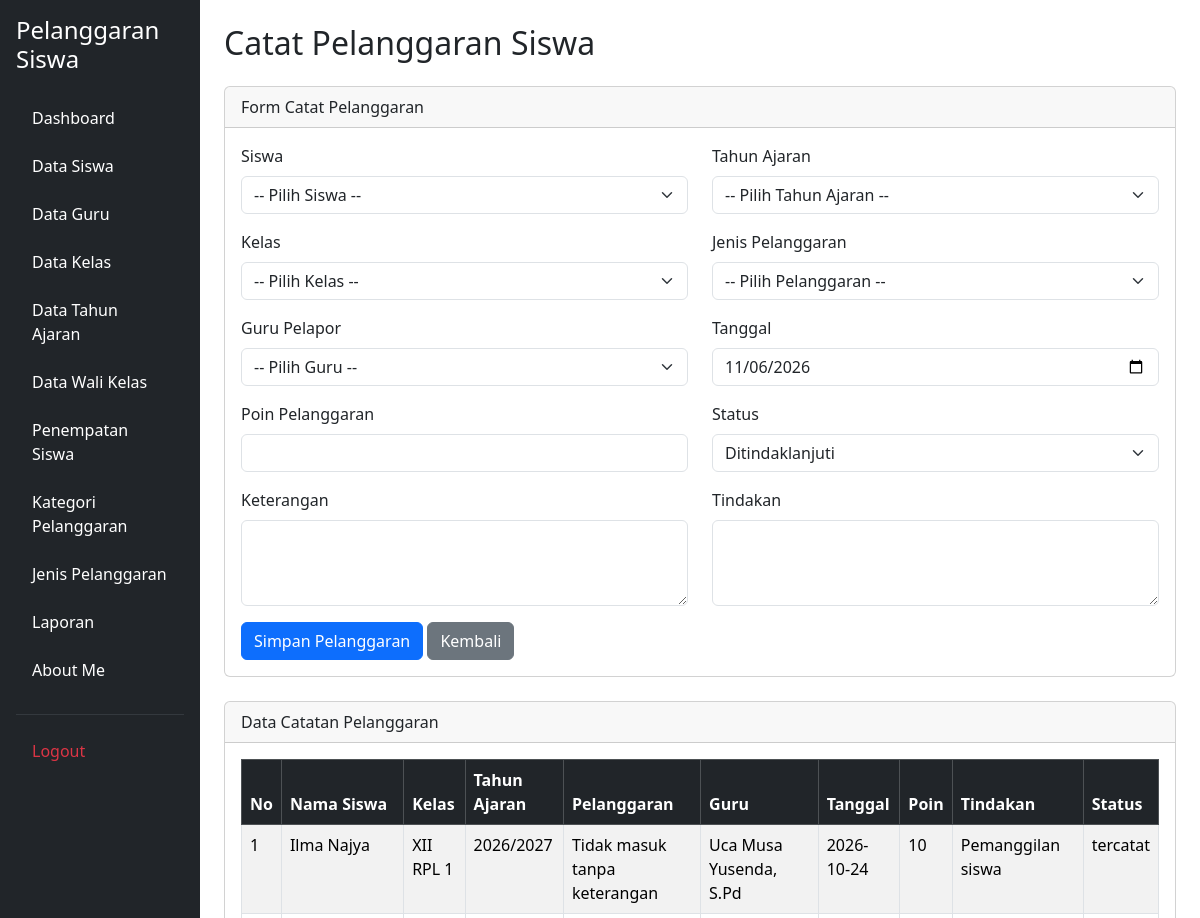
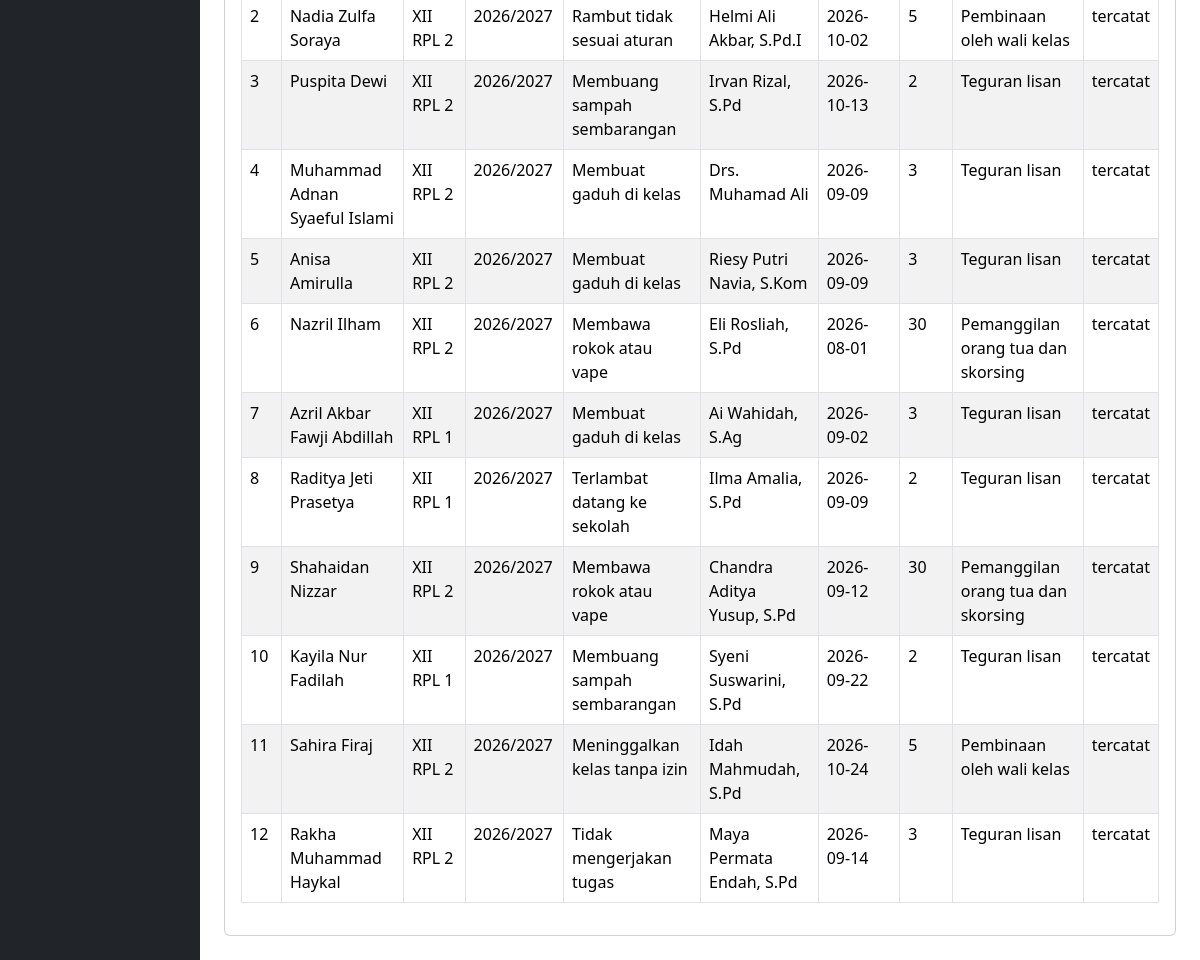
The app's page /catat_pelanggaran.php (signed in) with its own data (2 pictures, top to bottom).
### tables this page shows
CREATE TABLE `t_pelanggaran_siswa` (
  `id` int(11) NOT NULL,
  `tahun_ajaran_id` int(11) DEFAULT NULL,
  `siswa_id` int(11) DEFAULT NULL,
  `nama_siswa` varchar(150) NOT NULL,
  `kelas_id` int(11) DEFAULT NULL,
  `nama_kelas` varchar(100) NOT NULL,
  `pelanggaran_id` int(11) DEFAULT NULL,
  `nama_pelanggaran` varchar(150) NOT NULL,
  `pelanggaran_kategori_id` int(11) DEFAULT NULL,
  `guru_id` int(11) DEFAULT NULL,
  `nama_guru` varchar(150) NOT NULL,
  `tanggal` date DEFAULT NULL,
  `keterangan` text NOT NULL,
  `poin` int(11) NOT NULL,
  `tindakan` text NOT NULL,
  `status` varchar(30) NOT NULL,
  `created_at` timestamp NOT NULL DEFAULT current_timestamp(),
  `updated_at` timestamp NOT NULL DEFAULT current_timestamp()
);

CREATE TABLE `t_tahun_ajaran` (
  `id` int(11) NOT NULL,
  `nama` varchar(20) DEFAULT NULL,
  `tanggal_mulai` date NOT NULL,
  `tanggal_selesai` date NOT NULL,
  `status_aktif` tinyint(1) NOT NULL,
  `created_at` timestamp NOT NULL DEFAULT current_timestamp(),
  `updated_at` timestamp NOT NULL DEFAULT current_timestamp()
);

### catat_pelanggaran.php (the view, shortened to what this page needs)
<?php
include 'config/koneksi.php';
$sql = "SELECT
            ps.*,
            ta.nama AS tahun_ajaran,
            s.nis,
            k.tingkat,
            k.jurusan
        FROM t_pelanggaran_siswa ps
        LEFT JOIN t_tahun_ajaran ta
            ON ps.tahun_ajaran_id = ta.id
        LEFT JOIN t_siswa s
            ON ps.siswa_id = s.id
        LEFT JOIN t_kelas k
            ON ps.kelas_id = k.id
        ORDER BY ps.id DESC";
$hasil = mysqli_query($koneksi, $sql);
?>
<!DOCTYPE html>
<html lang="id">
<head>
    <link href="https://cdn.jsdelivr.net/npm/bootstrap@5.3.8/dist/css/bootstrap.min.css"
          rel="stylesheet">
</head>
<body>
<div class="container-fluid">
    <div class="row">
        <?php include 'layout/sidebar.php'; ?>
        <main class="col-md-9 col-lg-10 p-4">
            <h2 class="mb-4">Catat Pelanggaran Siswa</h2>
            <div class="card mb-4">
                <div class="card-header">
                    Form Catat Pelanggaran
                </div>
                <div class="card-body">
                    <form action="proses_simpan_pelanggaran.php"
                          method="POST">
                        <div class="row">
                            <div class="col-md-6 mb-3">
                                <label class="form-label">Siswa</label>
                                <select name="siswa_id"
                                        class="form-select" required>
                                    <option value="">-- Pilih Siswa --</option>
                                </select>
                            </div>
                            <div class="col-md-6 mb-3">
                                <label class="form-label">Tahun Ajaran</label>
                                <select name="tahun_ajaran_id"
                                        class="form-select" required>
                                    <option value="">-- Pilih Tahun Ajaran --</option>
                                </select>
                            </div>
                            <div class="col-md-6 mb-3">
                                <label class="form-label">Kelas</label>
                                <select name="kelas_id"
                                        class="form-select" required>
                                    <option value="">-- Pilih Kelas --</option>
                                </select>
                            </div>
                            <div class="col-md-6 mb-3">
                                <label class="form-label">Jenis Pelanggaran</label>
                                <select name="pelanggaran_id"
                                        id="pelanggaran"
                                        class="form-select" required>
                                    <option value="">-- Pilih Pelanggaran --</option>
                                </select>
                            </div>
                            <div class="col-md-6 mb-3">
                                <label class="form-label">Guru Pelapor</label>
                                <select name="guru_id"
                                        class="form-select" required>
                                    <option value="">-- Pilih Guru --</option>
                                </select>
                            </div>
                            <div class="col-md-6 mb-3">
                                <label class="form-label">Tanggal</label>
                                <input type="date" name="tanggal"
                                       class="form-control"
                                       value="<?php echo date('Y-m-d'); ?>"
                                       required>
                            </div>
                            <div class="col-md-6 mb-3">
                                <label class="form-label">Poin Pelanggaran</label>
                                <input type="number" name="poin"
                                       id="poin" class="form-control"
                                       min="0" required>
                            </div>
                            <div class="col-md-6 mb-3">
                                <label class="form-label">Status</label>
                                <select name="status"
                                        class="form-select" required>
                                    <option value="Ditindaklanjuti">
                                        Ditindaklanjuti
                                    </option>
                                </select>
                            </div>
                            <div class="col-md-6 mb-3">
                                <label class="form-label">Keterangan</label>
                                <textarea name="keterangan"
                                          class="form-control"
                                          rows="3"></textarea>
                            </div>
                            <div class="col-md-6 mb-3">
                                <label class="form-label">Tindakan</label>
                                <textarea name="tindakan"
                                          class="form-control"
                                          rows="3"></textarea>
                            </div>
                        </div>
                        <button type="submit" class="btn btn-primary">
                            Simpan Pelanggaran
                        </button>
                        <a href="dashboard.php"
                           class="btn btn-secondary">Kembali</a>
                    </form>
                </div>
            </div>
            <div class="card">
                <div class="card-header">
                    Data Catatan Pelanggaran
                </div>
                <div class="card-body">
                    <div class="table-responsive">
                        <table class="table table-bordered table-striped">
                            <thead class="table-dark">
                                <tr>
                                    <th>No</th>
                                    <th>Nama Siswa</th>
                                    <th>Kelas</th>
                                    <th>Tahun Ajaran</th>
                                    <th>Pelanggaran</th>
                                    <th>Guru</th>
                                    <th>Tanggal</th>
                                    <th>Poin</th>
                                    <th>Tindakan</th>
                                    <th>Status</th>
                                </tr>
                            </thead>
                            <tbody>
                            <?php $no = 1; ?>
                            <?php while ($row = mysqli_fetch_assoc($hasil)) { ?>
                                <tr>
                                    <td><?php echo $no++; ?></td>
                                    <td><?php echo htmlspecialchars($row['nama_siswa']); ?></td>
                                    <td><?php echo htmlspecialchars($row['nama_kelas']); ?></td>
                                    <td><?php echo htmlspecialchars($row['tahun_ajaran']); ?></td>
                                    <td><?php echo htmlspecialchars($row['nama_pelanggaran']); ?></td>
                                    <td><?php echo htmlspecialchars($row['nama_guru']); ?></td>
                                    <td><?php echo htmlspecialchars($row['tanggal']); ?></td>
                                    <td><?php echo (int) $row['poin']; ?></td>
                                    <td><?php echo htmlspecialchars($row['tindakan']); ?></td>
                                    <td><?php echo htmlspecialchars($row['status']); ?></td>
                                </tr>
                            <?php } ?>
                            </tbody>
                        </table>
                    </div>
                </div>
            </div>
        </main>
    </div>
</div>
</body>
</html>

### layout/sidebar.php (shortened to what this page needs)
    <?php
$current_page = basename($_SERVER['PHP_SELF']);
if ($_SESSION['role'] === "admin") {
?>
    <div class="col-md-3 col-lg-2 bg-dark min-vh-100 p-3">
        <h4 class="text-white mb-4">
            Pelanggaran Siswa
        </h4>
        <ul class="nav nav-pills flex-column">
            <li class="nav-item mb-2">
                <a href="dashboard.php"
                   class="nav-link <?= ($current_page == 'dashboard.php') ? 'active' : 'text-white' ?>">
                    Dashboard
                </a>
            </li>
            <li class="nav-item mb-2">
                <a href="kelola_siswa.php"
                   class="nav-link <?= ($current_page == 'kelola_siswa.php') ? 'active' : 'text-white' ?>">
                    Data Siswa
                </a>
            </li>
            <li class="nav-item mb-2">
                <a href="kelola_guru.php"
                   class="nav-link <?= ($current_page == 'kelola_guru.php') ? 'active' : 'text-white' ?>">
                    Data Guru
                </a>
            </li>
            <li class="nav-item mb-2">
                <a href="kelola_kelas.php"
                   class="nav-link <?= ($current_page == 'kelola_kelas.php') ? 'active' : 'text-white' ?>">
                    Data Kelas
                </a>
            </li>
            <li class="nav-item mb-2">
                <a href="kelola_tahun_ajaran.php"
                   class="nav-link <?= ($current_page == 'kelola_tahun_ajaran.php') ? 'active' : 'text-white' ?>">
                    Data Tahun Ajaran
                </a>
            </li>
            <li class="nav-item mb-2">
                <a href="kelola_wali_kelas.php"
                   class="nav-link <?= ($current_page == 'kelola_wali_kelas.php') ? 'active' : 'text-white' ?>">
                    Data Wali Kelas
                </a>
            </li>
            <li class="nav-item mb-2">
                <a href="penempatan_siswa.php"
                   class="nav-link <?= ($current_page == 'penempatan_siswa.php') ? 'active' : 'text-white' ?>">
                    Penempatan Siswa
                </a>
            </li>
            <li class="nav-item mb-2">
                <a href="kelola_pelanggaran_kategori.php"
                   class="nav-link <?= ($current_page == 'kelola_pelanggaran_kategori.php') ? 'active' : 'text-white' ?>">
                    Kategori Pelanggaran
                </a>
            </li>
            <li class="nav-item mb-2">
                <a href="kelola_jenis_pelanggaran.php"
                   class="nav-link <?= ($current_page == 'kelola_jenis_pelanggaran.php') ? 'active' : 'text-white' ?>">
                    Jenis Pelanggaran
                </a>
            </li>
             <li class="nav-item mb-2">
                <a href="laporan.php"
                   class="nav-link <?= ($current_page == 'laporan.php') ? 'active' : 'text-white' ?>">
                    Laporan
                </a>
            </li>
            <li class="nav-item mb-2">
                <a href="about_me.php"
                   class="nav-link <?= ($current_page == 'about_me.php') ? 'active' : 'text-white' ?>">
                    About Me
                </a>
            </li>
            <hr class="text-secondary">
            <li class="nav-item">
                <a href="logout.php" class="nav-link text-danger">
                    Logout
                </a>
            </li>
        </ul>
    </div>
<?php
}
?>

### records on screen
t_pelanggaran_siswa: nama_siswa "Ilma Najya", nama_kelas "XII RPL 1", tahun_ajaran.nama "2026/2027", nama_pelanggaran "Tidak masuk tanpa keterangan", nama_guru "Uca Musa Yusenda, S.Pd", tanggal "2026-10-24", poin "10", tindakan "Pemanggilan siswa", status "tercatat"
t_pelanggaran_siswa: nama_siswa "Nadia Zulfa Soraya", nama_kelas "XII RPL 2", tahun_ajaran.nama "2026/2027", nama_pelanggaran "Rambut tidak sesuai aturan", nama_guru "Helmi Ali Akbar, S.Pd.I", tanggal "2026-10-02", poin "5", tindakan "Pembinaan oleh wali kelas", status "tercatat"
t_pelanggaran_siswa: nama_siswa "Puspita Dewi", nama_kelas "XII RPL 2", tahun_ajaran.nama "2026/2027", nama_pelanggaran "Membuang sampah sembarangan", nama_guru "Irvan Rizal, S.Pd", tanggal "2026-10-13", poin "2", tindakan "Teguran lisan", status "tercatat"
t_pelanggaran_siswa: nama_siswa "Muhammad Adnan Syaeful Islami", nama_kelas "XII RPL 2", tahun_ajaran.nama "2026/2027", nama_pelanggaran "Membuat gaduh di kelas", nama_guru "Drs. Muhamad Ali", tanggal "2026-09-09", poin "3", tindakan "Teguran lisan", status "tercatat"
t_pelanggaran_siswa: nama_siswa "Anisa Amirulla", nama_kelas "XII RPL 2", tahun_ajaran.nama "2026/2027", nama_pelanggaran "Membuat gaduh di kelas", nama_guru "Riesy Putri Navia, S.Kom", tanggal "2026-09-09", poin "3", tindakan "Teguran lisan", status "tercatat"
t_pelanggaran_siswa: nama_siswa "Nazril Ilham", nama_kelas "XII RPL 2", tahun_ajaran.nama "2026/2027", nama_pelanggaran "Membawa rokok atau vape", nama_guru "Eli Rosliah, S.Pd", tanggal "2026-08-01", poin "30", tindakan "Pemanggilan orang tua dan skorsing", status "tercatat"
t_pelanggaran_siswa: nama_siswa "Azril Akbar Fawji Abdillah", nama_kelas "XII RPL 1", tahun_ajaran.nama "2026/2027", nama_pelanggaran "Membuat gaduh di kelas", nama_guru "Ai Wahidah, S.Ag", tanggal "2026-09-02", poin "3", tindakan "Teguran lisan", status "tercatat"
t_pelanggaran_siswa: nama_siswa "Raditya Jeti Prasetya", nama_kelas "XII RPL 1", tahun_ajaran.nama "2026/2027", nama_pelanggaran "Terlambat datang ke sekolah", nama_guru "Ilma Amalia, S.Pd", tanggal "2026-09-09", poin "2", tindakan "Teguran lisan", status "tercatat"
t_pelanggaran_siswa: nama_siswa "Shahaidan Nizzar", nama_kelas "XII RPL 2", tahun_ajaran.nama "2026/2027", nama_pelanggaran "Membawa rokok atau vape", nama_guru "Chandra Aditya Yusup, S.Pd", tanggal "2026-09-12", poin "30", tindakan "Pemanggilan orang tua dan skorsing", status "tercatat"
t_pelanggaran_siswa: nama_siswa "Kayila Nur Fadilah", nama_kelas "XII RPL 1", tahun_ajaran.nama "2026/2027", nama_pelanggaran "Membuang sampah sembarangan", nama_guru "Syeni Suswarini, S.Pd", tanggal "2026-09-22", poin "2", tindakan "Teguran lisan", status "tercatat"
t_pelanggaran_siswa: nama_siswa "Sahira Firaj", nama_kelas "XII RPL 2", tahun_ajaran.nama "2026/2027", nama_pelanggaran "Meninggalkan kelas tanpa izin", nama_guru "Idah Mahmudah, S.Pd", tanggal "2026-10-24", poin "5", tindakan "Pembinaan oleh wali kelas", status "tercatat"
t_pelanggaran_siswa: nama_siswa "Rakha Muhammad Haykal", nama_kelas "XII RPL 2", tahun_ajaran.nama "2026/2027", nama_pelanggaran "Tidak mengerjakan tugas", nama_guru "Maya Permata Endah, S.Pd", tanggal "2026-09-14", poin "3", tindakan "Teguran lisan", status "tercatat"
